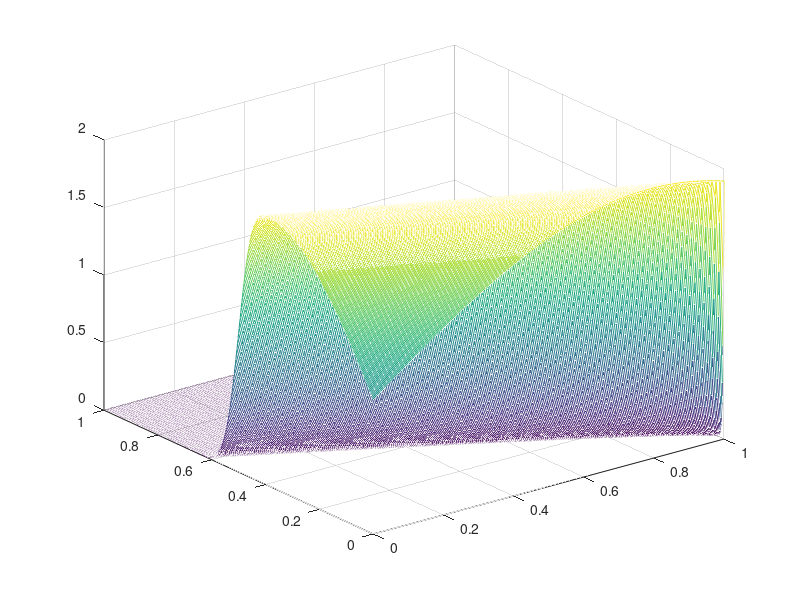

MATLAB code to generate this figure:
clc; clear; close all;

J = 100; N = 500;
h = 1 / J; tao = 1 / N;
a = -2;
r = a * tao / h;
x = [1:J - 1] * h; t = [1:N - 1] * tao;
U = zeros(J + 1, N + 1);
U(:, 1) = sin(2 * [0, x, 1]') + 1;

e = ones(J + 1, 1);
A = spdiags([e, -e], [0, 1], J + 1, J + 1);

for n = 1:N
    % U(J + 1, n) = 1;
    U(:, n + 1) = r * A * U(:, n) + U(:, n);
end

size(U)
[T, X] = meshgrid([0, t, 1], [0, x, 1]);

figure
mesh(X, T, U);
